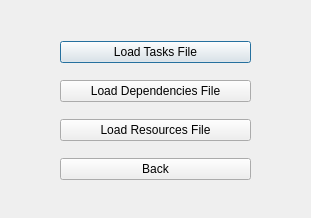
<?xml version="1.0" encoding="UTF-8"?>
<ui version="4.0">
 <class>Dialog</class>
 <widget class="QDialog" name="Dialog">
  <property name="geometry">
   <rect>
    <x>0</x>
    <y>0</y>
    <width>311</width>
    <height>218</height>
   </rect>
  </property>
  <property name="windowTitle">
   <string>Dialog</string>
  </property>
  <widget class="QWidget" name="verticalLayoutWidget">
   <property name="geometry">
    <rect>
     <x>60</x>
     <y>30</y>
     <width>191</width>
     <height>161</height>
    </rect>
   </property>
   <layout class="QVBoxLayout" name="verticalLayout">
    <item>
     <widget class="QPushButton" name="LoadTasks">
      <property name="text">
       <string>Load Tasks File</string>
      </property>
     </widget>
    </item>
    <item>
     <widget class="QPushButton" name="LoadDependenciesButton">
      <property name="text">
       <string>Load Dependencies File</string>
      </property>
     </widget>
    </item>
    <item>
     <widget class="QPushButton" name="LoadResourcesButton">
      <property name="text">
       <string>Load Resources File</string>
      </property>
     </widget>
    </item>
    <item>
     <widget class="QPushButton" name="BackButton">
      <property name="text">
       <string>Back</string>
      </property>
     </widget>
    </item>
   </layout>
  </widget>
 </widget>
 <resources/>
 <connections/>
</ui>
